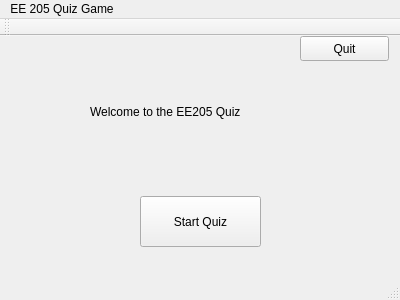
<?xml version="1.0" encoding="UTF-8"?>
<ui version="4.0">
 <class>MainWindow</class>
 <widget class="QMainWindow" name="MainWindow">
  <property name="geometry">
   <rect>
    <x>0</x>
    <y>0</y>
    <width>400</width>
    <height>300</height>
   </rect>
  </property>
  <property name="windowTitle">
   <string>MainWindow</string>
  </property>
  <widget class="QWidget" name="centralWidget">
   <widget class="QPushButton" name="pushButton">
    <property name="geometry">
     <rect>
      <x>140</x>
      <y>160</y>
      <width>121</width>
      <height>51</height>
     </rect>
    </property>
    <property name="text">
     <string>Start Quiz</string>
    </property>
   </widget>
   <widget class="QPushButton" name="pushButton_2">
    <property name="geometry">
     <rect>
      <x>300</x>
      <y>0</y>
      <width>89</width>
      <height>25</height>
     </rect>
    </property>
    <property name="text">
     <string>Quit</string>
    </property>
   </widget>
   <widget class="QLabel" name="label">
    <property name="geometry">
     <rect>
      <x>90</x>
      <y>30</y>
      <width>191</width>
      <height>91</height>
     </rect>
    </property>
    <property name="text">
     <string>Welcome to the EE205 Quiz</string>
    </property>
   </widget>
  </widget>
  <widget class="QToolBar" name="mainToolBar">
   <attribute name="toolBarArea">
    <enum>TopToolBarArea</enum>
   </attribute>
   <attribute name="toolBarBreak">
    <bool>true</bool>
   </attribute>
  </widget>
  <widget class="QStatusBar" name="statusBar"/>
  <widget class="QMenuBar" name="menuBar">
   <property name="geometry">
    <rect>
     <x>0</x>
     <y>0</y>
     <width>400</width>
     <height>22</height>
    </rect>
   </property>
   <widget class="QMenu" name="menuEE_205_Quiz_Game">
    <property name="title">
     <string>EE 205 Quiz Game</string>
    </property>
   </widget>
   <addaction name="menuEE_205_Quiz_Game"/>
  </widget>
 </widget>
 <layoutdefault spacing="6" margin="11"/>
 <resources/>
 <connections>
  <connection>
   <sender>pushButton_2</sender>
   <signal>clicked()</signal>
   <receiver>MainWindow</receiver>
   <slot>close()</slot>
   <hints>
    <hint type="sourcelabel">
     <x>344</x>
     <y>59</y>
    </hint>
    <hint type="destinationlabel">
     <x>363</x>
     <y>108</y>
    </hint>
   </hints>
  </connection>
 </connections>
</ui>
